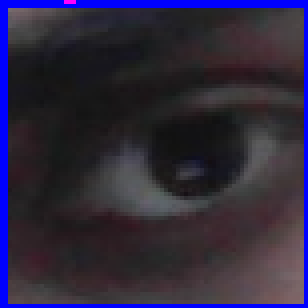
#> input picture Object Detection/Resources/Scanned/Eye 0.png, 77 x 77 px, given in place of the camera (shown 4 times larger)
$ python main.py
#> lines starting #> are read from the running program, lines starting #| are printed output that depends on the picture
import cv2
import numpy as np

widthImg = 640
heightImg = 640

cap = cam = cv2.VideoCapture(0, cv2.CAP_DSHOW)
cap.set(10, 200)
count = 0


def preProcessing(image):
    imgGray = cv2.cvtColor(image, cv2.COLOR_BGR2GRAY)
    imgBlur = cv2.GaussianBlur(imgGray, (5, 5), 1)
    imgCanny = cv2.Canny(imgBlur, 200, 200)
    kernel = np.ones((5, 5))
    imgDial = cv2.dilate(imgCanny, kernel, iterations=2)
    Result = cv2.erode(imgDial, kernel, iterations=1)

    return Result


def getContours(image):
    MAX = np.array([])
    MA = 0
    contours, hierarchy = cv2.findContours(image, cv2.RETR_EXTERNAL, cv2.CHAIN_APPROX_NONE)
    for cnt in contours:
        area = cv2.contourArea(cnt)
        if area > 5000:
            peri = cv2.arcLength(cnt, True)
            approx = cv2.approxPolyDP(cnt, 0.02 * peri, True)
            if area > MA and len(approx) == 4:
                MAX = approx
                MA = area
    cv2.drawContours(imgContour, MAX, -1, (0, 0, 255), 20)
    return MAX


def reorder(myPoints):
    myPoints = myPoints.reshape((4, 2))
    myPointsNew = np.zeros((4, 1, 2), np.int32)
    add = myPoints.sum(1)

    myPointsNew[0] = myPoints[np.argmin(add)]
    myPointsNew[3] = myPoints[np.argmax(add)]
    diff = np.diff(myPoints, axis=1)
    myPointsNew[1] = myPoints[np.argmin(diff)]
    myPointsNew[2] = myPoints[np.argmax(diff)]

    return myPointsNew


def getWarp(image, MAX):
    MAX = reorder(MAX)
    pts1 = np.float32(MAX)
    pts2 = np.float32([[0, 0], [widthImg, 0], [0, heightImg], [widthImg, heightImg]])
    matrix = cv2.getPerspectiveTransform(pts1, pts2)
    imgOutput = cv2.warpPerspective(image, matrix, (widthImg, heightImg))

    imgCropped = imgOutput

    return imgCropped


def stackImages(scale, imgArray):
    rows = len(imgArray)
    cols = len(imgArray[0])
    rowsAvailable = isinstance(imgArray[0], list)
    width = imgArray[0][0].shape[1]
    height = imgArray[0][0].shape[0]
    if rowsAvailable:
        for x in range(0, rows):
            for y in range(0, cols):
                if imgArray[x][y].shape[:2] == imgArray[0][0].shape[:2]:
                    imgArray[x][y] = cv2.resize(imgArray[x][y], (0, 0), None, scale, scale)
                else:
                    imgArray[x][y] = cv2.resize(imgArray[x][y], (imgArray[0][0].shape[1], imgArray[0][0].shape[0]),
                                                None, scale, scale)
                if len(imgArray[x][y].shape) == 2:
                    imgArray[x][y] = cv2.cvtColor(imgArray[x][y], cv2.COLOR_GRAY2BGR)
        imageBlank = np.zeros((height, width, 3), np.uint8)
        hor = [imageBlank] * rows
        hor_con = [imageBlank] * rows
        for x in range(0, rows):
            hor[x] = np.hstack(imgArray[x])
        ver = np.vstack(hor)
    else:
        for x in range(0, rows):
            if imgArray[x].shape[:2] == imgArray[0].shape[:2]:
                imgArray[x] = cv2.resize(imgArray[x], (0, 0), None, scale, scale)
            else:
                imgArray[x] = cv2.resize(imgArray[x], (imgArray[0].shape[1], imgArray[0].shape[0]), None, scale, scale)
            if len(imgArray[x].shape) == 2:
                imgArray[x] = cv2.cvtColor(imgArray[x], cv2.COLOR_GRAY2BGR)
        hor = np.hstack(imgArray)
        ver = hor
    return ver


while True:
    success, img = cap.read()
#> img is the input picture: shape (77, 77, 3); mean B, G, R 62, 39.9, 46
    img = cv2.resize(img, (widthImg, heightImg))
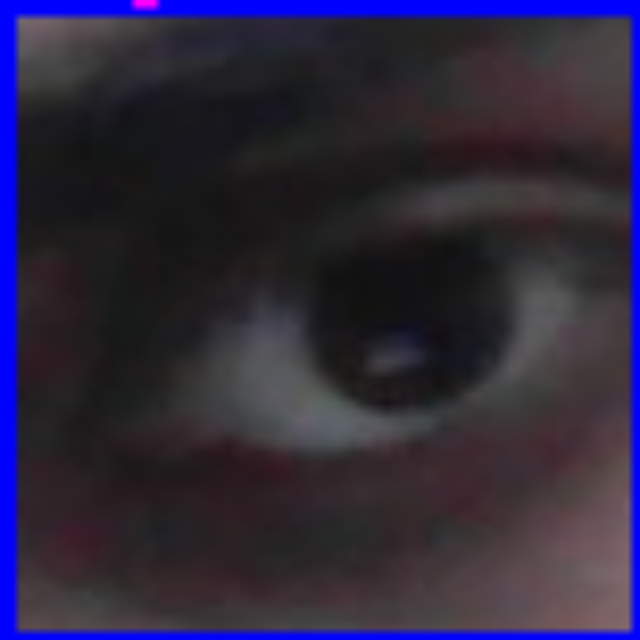
#> img: shape (640, 640, 3); mean B, G, R 61.9, 39.8, 45.9
    imgContour = img.copy()

    Result = preProcessing(img)
#> in preProcessing, `imgGray = cv2.cvtColor(image, cv2.COLOR_BGR2GRAY)`:
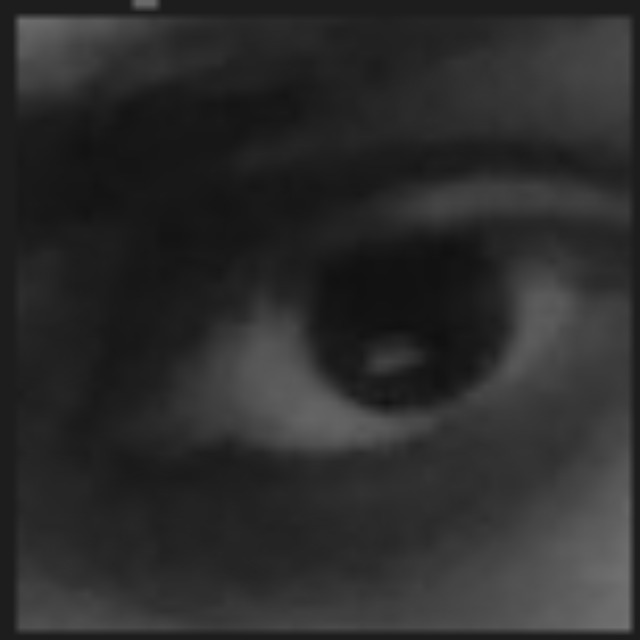
#> imgGray: shape (640, 640); min 16, max 114, mean 44.1
#> in preProcessing, `imgCanny = cv2.Canny(imgBlur, 200, 200)`: imgCanny: shape (640, 640); every value is 0
    MAX = getContours(Result)
#> in getContours, `contours, hierarchy = cv2.findContours(image, cv2.RETR_EXTERNAL, cv2.C..`: contours = []
#> after the loop in getContours, `for cnt in contours:`: MA = 0; MAX = empty array
#> MAX = empty array
    if MAX.size != 0:
        imgWarped = getWarp(img, MAX)
        imageArray = ([imgContour, imgWarped])
    else:
        imageArray = ([imgContour, img])

    stackedImages = stackImages(0.8, imageArray)
#> in stackImages, `rows = len(imgArray)`: rows = 2
#> in stackImages, `cols = len(imgArray[0])`: cols = 640
#> in stackImages, `rowsAvailable = isinstance(imgArray[0], list)`: rowsAvailable = False
#> after the loop in stackImages, `for x in range(0, rows):`: imgArray = 2 items
#> in stackImages, `hor = np.hstack(imgArray)`:
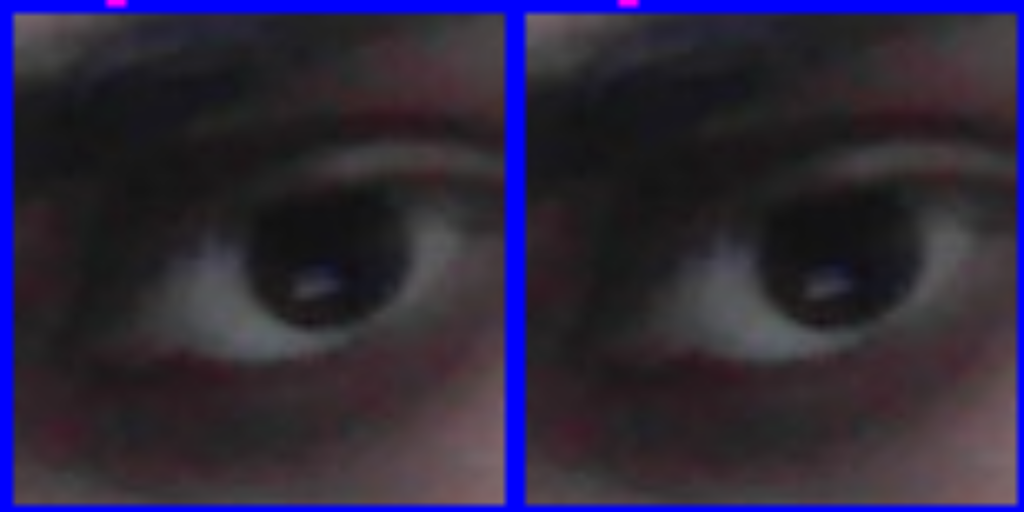
#> hor: shape (512, 1024, 3); mean of channels 0, 1, 2 61.9, 39.8, 45.8; drawn as B, G, R
    cv2.imshow("WorkFlow", stackedImages)

    if cv2.waitKey(1) & 0xFF == ord('s'):
#> (key Esc is pressed here)
        cv2.imwrite("Resources/Scanned/Document " + str(count) + ".png", imgWarped)
        cv2.rectangle(img, (0, 200), (640, 300), (0, 255, 0), cv2.FILLED)
        cv2.putText(img, "Scan Saved", (150, 265), cv2.FONT_HERSHEY_DUPLEX,
                    2, (0, 0, 255), 2)
        count += 1
        break
